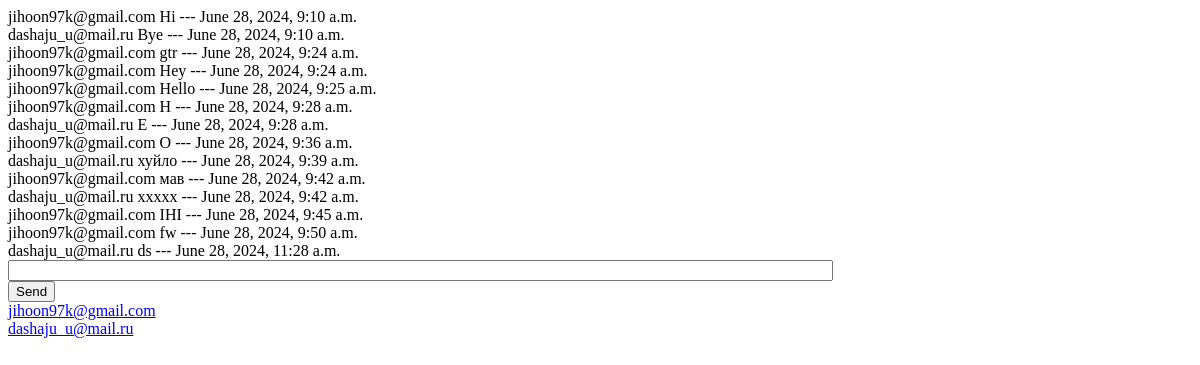
/chat/vkom/ (signed in), run on an earlier commit of the app's database.
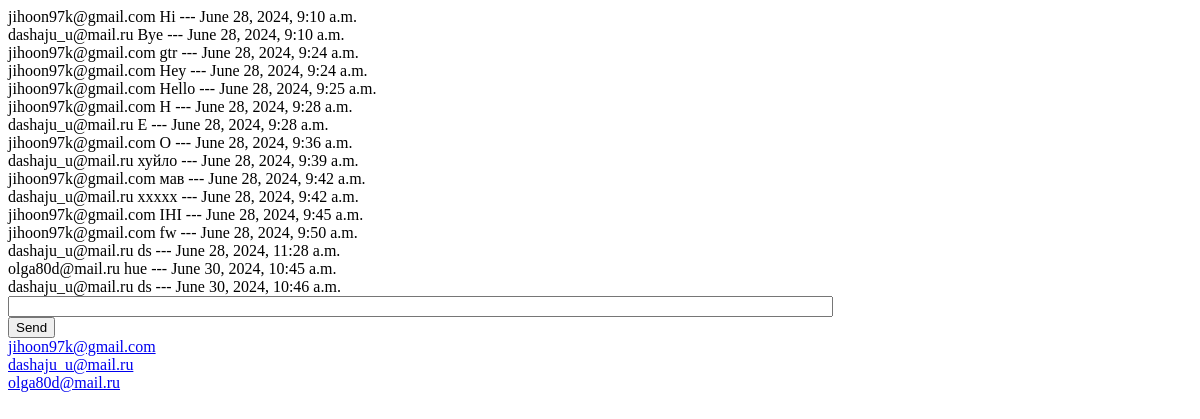
And on a later commit of the database.
### chat/models.py (models this page shows)
class Message(models.Model):
    sender = models.ForeignKey(User, on_delete=models.CASCADE, related_name='message_sender')
    content = models.TextField()
    data_created = models.DateTimeField(auto_now_add=True)
    def __str__(self):
        return self.content

class GroupMessage(Message):
    group = models.ForeignKey('GroupChat', on_delete=models.CASCADE)

class Message(models.Model):
    sender = models.ForeignKey(User, on_delete=models.CASCADE, related_name='message_sender')
    content = models.TextField()
    data_created = models.DateTimeField(auto_now_add=True)
    def __str__(self):
        return self.content

class Membership(models.Model):
    user = models.ForeignKey(User, on_delete=models.CASCADE)
    group = models.ForeignKey(GroupChat, on_delete=models.CASCADE)
    joined_at = models.DateTimeField(auto_now_add=True)

### profiles/models.py (models this page shows)
class User(AbstractUser):
    username = models.CharField(_("username"), max_length=150, blank=True)
    email = models.EmailField(_("email address"), unique=True)
    USERNAME_FIELD = 'email'
    REQUIRED_FIELDS = []
    objects = UserManager()

### chat/views.py (the view)
# urls.py: path("<str:room_name>/", views.room, name="room"),
@login_required(login_url="/accounts/login/")
def room(request, room_name):
    group = GroupChat.objects.filter(name=room_name).first()
    members = Membership.objects.filter(group=group)
    messages = GroupMessage.objects.filter(group=group).order_by('data_created')
    return render(request, "chat/room.html", {
        "room_name": room_name,
        'messages': messages,
        'members': members,
    })

### templates/chat/room.html (shortened to what this page needs)
<!DOCTYPE html>
<html>
<head>
</head>
<body>
    <div id="chat-log">
        {% for message in messages %}
            <div>
            {{ message.sender.email }} {{ message }} --- {{ message.data_created }}
            </div>
        {% endfor %}
    </div>
    <input id="chat-message-input" type="text" size="100"><br>
    <input id="chat-message-submit" type="button" value="Send">
    <div id="members">
        {% for member in members %}
            <a href="{% url 'profile_detail' pk=member.user.profile.id %}" target="_blank">
            {{ member.user }}</a><br>
        {% endfor %}
    </div>
</body>
</html>

What changed in the data, as far as the page shows it:
added GroupMessage: sender.email "olga80d@mail.ru", content "hue", data_created "June 30, 2024, 10:45 a.m."
added GroupMessage: sender.email "dashaju_u@mail.ru", content "ds", data_created "June 30, 2024, 10:46 a.m."
added Membership: user "olga80d@mail.ru"
